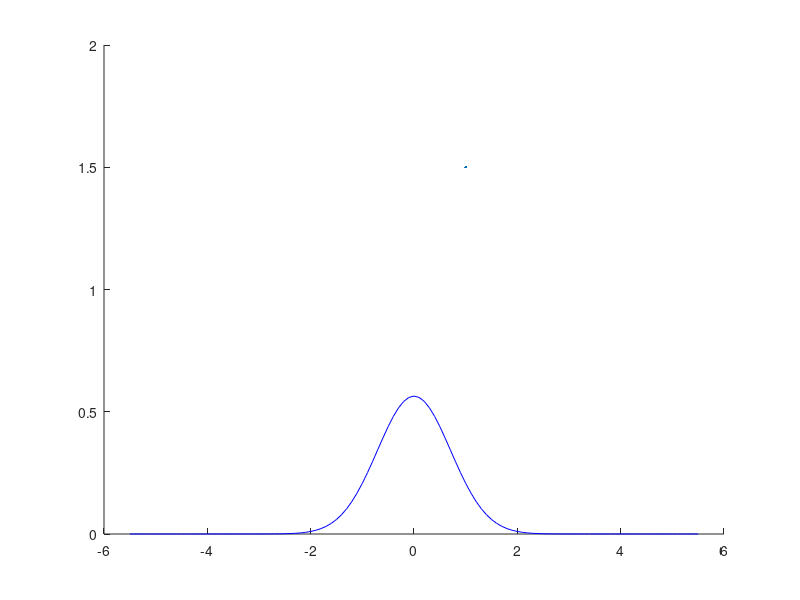

The MATLAB script that drew this image: (Note: this script raises an error after producing the figure.)
% This Matlab code performs variational Monte-Carlo (VMC) simulation and computes 
% an average energy for a partcile in ground state of one-dimensional (one dim/1D)
% harmonic oscillator (ho), and probability distribution function (pdf) for it using a Metropolis algorithm [1]. 
% The PDF is compared with an exact probability function of ground state 1D HO. 
%
% Ref. [1] E. Curotto, "Stochastic Simulations of Clusters: Quantum Methods in Flat and Curved Spaces", CPC Press (2010).
%      
% Double-well potential: V(x) = -0.5; 
% A trail function: psi = exp(-beta*x*x), where beta is parameter, of which optimal value needs to be found.
% The local energy analytically found: En = (beta - 2*beta^2*x^2) + 0.5*x^2
%
% An atomic units are used in calculation. 
%
% Written by Tsogbayar Tsednee (PhD)
% Contact email: tsog215@gmail.com
%
% January 11, 2025 & University of North Dakota
%
%%%%%%%%%%%%%%%%%%%%%%%%%%%%%%%%%%%%%%%%%%%%%%%%
%
function [] = vmc_one_dim_ho_pdf
%
clc; clear; format short
%
beta = 0.500;    % optimal value, which gives an accurate smallest value of ground state energy, En0 = 0.5
%
one_dim_ho_mc(beta);

%%%
return
end
%
function [] = one_dim_ho_mc(beta)
%
n_moves = 10^5;
%
deltax = 5.00;
%
x_init = -5.50;
%
n_rej = 0.;
sm_en0 = 0.;
sm_en0_2 = 0.;
%
x = x_init;
%
fileID_save_data_1 = fopen('vmc_one_dim_ho_pdf.txt','w');
%
for moves = 1:2*n_moves
    %
    xt = x + deltax * (rand(1) - 0.5);
    %
    [rho] = psi_trail(beta,x);    
    [rho_t] = psi_trail(beta,xt);
    %
    q = rho_t/rho;
    %
    if (rand(1) <= q)
        x = xt ;
    else
        n_rej = n_rej + 1;
    end
    %
    if (moves < n_moves)
        %
        output = [moves, x];
        %
        fprintf(fileID_save_data_1, '%4.4f \t %8.12f\n', output);
        %
        sm_en0 = sm_en0 + (beta - 2*beta^2*x^2) + 0.5*x^2;        % energy 
        sm_en0_2 = sm_en0_2 + ((beta - 2*beta^2*x^2) + 0.5*x^2)^2;
        %
    end
%    [sm_pot/nmoves, (nrej/(2*nmoves))*100];

end
%
fclose(fileID_save_data_1);
%
En0_ave = sm_en0./n_moves;                            % numerical value
En0_sq_ave = sm_en0_2./n_moves;
sigma_std = sqrt((En0_sq_ave - En0_ave.^2)./n_moves); % standard deviation
rejection_ratio = 100*(n_rej./(2.*n_moves));            % rejection in percent
%
[beta, En0_ave, sigma_std, rejection_ratio]
%[beta, En0_ave, sigma_std, rejection_ratio]
% 0.5000    0.5000    0.0000   56.6920

%%%%%%%%%%%%%%%%%%%%%%%%%%%%%%%%%%%%%%%%%
read_data = fopen('vmc_one_dim_ho_pdf.txt', 'r');               % 
read_data = textscan(read_data, '%f %f ');
%number_of_moves = read_data{1};
x_val = read_data{2};
%

%%% exact distribution 
xx = x_init:0.1:abs(x_init);
psi = (1/pi).^(1/4).*exp(-0.5.*xx.^2); % ground state wave function for one-dimensional harmonic oscillator 
%
nbins = 30;
figure(1)
hold on
plot(xx, psi.^2, 'b-', LineWidth=1.5)
histogram(x_val, nbins,'Normalization','pdf') % probability distribution function by the Monte-Carlo metropolis method 
xlabel('$x$','interpreter','latex')
ylabel('$\rho(x)$','interpreter','latex')
hold off
set(gca,'FontSize',18)
box on

%%%
return
end

%%%%
function [rho] = psi_trail(beta,x)
%
rho = exp(-2.*beta*x*x);
%%%
return
end

